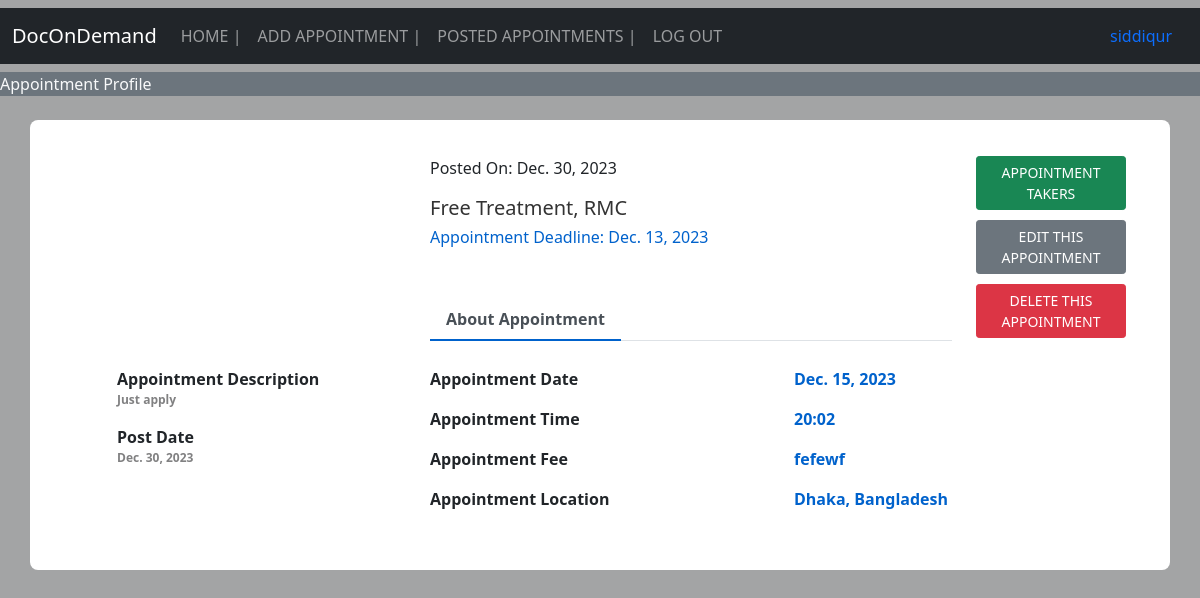
/doctors/doctor_appointment_profile/2 (signed in), run on the app's committed database.
### appointment/models.py (models this page shows, shortened)
class Appointment(models.Model):
    title = models.CharField(max_length=50,null=True)
    description = models.CharField(max_length=200,null=True)
    post_date = models.DateField()
    date = models.DateField()
    time = models.CharField(max_length=200,null=True)
    deadline = models.DateField()
    fee = models.CharField(max_length=50,null=True)
    location = models.CharField(max_length=100,null=True)
    doctor= models.ForeignKey(Doctor, on_delete=CASCADE,null=True)
    patient= models.ManyToManyField(Patient)

### doctor/models.py (models this page shows, shortened)
class Doctor(models.Model):
    image = models.FileField(upload_to="doctor/images", null=True)
    contact = models.CharField(max_length=15)
    gender = models.CharField(max_length=15,null=True)
    medical = models.CharField(max_length=25,null=True)
    position = models.CharField(max_length=25,null=True)
    specialities = models.CharField(max_length=50,null=True)
    status = models.CharField(max_length=25,null=True)
    type = models.CharField(max_length=15,null=True)
    user= models.OneToOneField(User, on_delete=CASCADE,null=True)

### doctor/views.py (the view)
# urls.py: path('doctor_appointment_profile/<int:pid>', views.doctor_appointment_profile, name="doctor_appointment_profile"),
def doctor_appointment_profile(request,pid):
    if not request.user.is_authenticated:
        return redirect('doctor_login')
    appointment = Appointment.objects.get(id=pid)
    d = {'appointment': appointment}
    return render(request, 'doctors/doctor_appointment_profile.html', d)

### templates/doctors/doctor_appointment_profile.html (shortened to what this page needs)
{% extends 'doctor_navigation.html' %}
{% block head %}
<link href="/static/css/doctor_appointment_profile.css" rel="stylesheet">
{% endblock head %}
{% block body %}
<marquee class="bg-secondary text-light" width="100%" direction="right" height="25px">
    Appointment Profile
</marquee>
<div class="container emp-profile">
    <form method="post">
        <div class="row">
            <div class="col-md-4">
            </div>
            <div class="col-md-6">
                <div class="profile-head">
                    <p>Posted On:    {{appointment.post_date}}</p>
                    <h5>
                        {{appointment.title}}, {{appointment.doctor.medical}}
                    </h5>
                    <h6>
                        Appointment Deadline:    {{appointment.deadline}}
                    </h6>
                    <ul class="nav nav-tabs about" id="myTab" role="tablist">
                        <li class="nav-item">
                            <button class="nav-link active disabled" id="home-tab" data-toggle="tab" role="tab" aria-controls="home" aria-selected="true">About Appointment</button>
                        </li>
                    </ul>
                </div>
            </div>
            <div class="col-md-2">
                <a style="margin-bottom: 10px; width: 150px; padding: 5px;" href="{% url 'doctor_appointment_takers' appointment.id %}" class="btn btn-success btn-sm">APPOINTMENT TAKERS</a>
                <a style="margin-bottom: 10px; width: 150px; padding: 5px;" href="{% url 'doctor_edit_appointment' appointment.id %}" class="btn btn-secondary btn-sm">EDIT THIS APPOINTMENT</a>
                <a style="width: 150px; padding: 5px;" href="{% url 'doctor_delete_appointment' appointment.id %}" class="btn btn-danger btn-sm" onclick="return confirm('Are You Sure?')">DELETE THIS APPOINTMENT</a>
            </div>
        </div>
        <div class="row">
            <div class="col-md-4">
                <div class="profile-work">
                    <div>
                        <label for="">Appointment Description</label>
                        <p>{{appointment.description}}</p>
                    </div>
                    <div>
                        <label for="">Post Date</label>
                        <p>{{appointment.post_date}}</p>
                    </div>
                </div>
            </div>
            <div class="col-md-8">
                <div class="tab-content profile-tab" id="myTabContent">
                    <div class="tab-pane fade show active" id="home" role="tabpanel" aria-labelledby="home-tab">
                        <div class="row">
                            <div class="col-md-6">
                                <label>Appointment Date</label>
                            </div>
                            <div class="col-md-6">
                                <p>{{appointment.date}}</p>
                            </div>
                        </div>
                        <div class="row">
                            <div class="col-md-6">
                                <label>Appointment Time</label>
                            </div>
                            <div class="col-md-6">
                                <p>{{appointment.time}}</p>
                            </div>
                        </div>
                        <div class="row">
                            <div class="col-md-6">
                                <label>Appointment Fee</label>
                            </div>
                            <div class="col-md-6">
                                <p>{{appointment.fee}}</p>
                            </div>
                        </div>
                        <div class="row">
                            <div class="col-md-6">
                                <label>Appointment Location</label>
                            </div>
                            <div class="col-md-6">
                                <p>{{appointment.location}}</p>
                            </div>
                        </div>
                    </div>
                </div>
            </div>
        </div>
    </form>
</div>
{% endblock body %}

### templates/doctor_navigation.html (shortened to what this page needs)
<!doctype html>
<html lang="en">
  <head>
    <link href="https://cdn.jsdelivr.net/npm/bootstrap@5.0.1/dist/css/bootstrap.min.css" rel="stylesheet">
    <link rel="stylesheet" href="//cdn.datatables.net/1.10.24/css/jquery.dataTables.min.css">
    <link rel="stylesheet" href="https://cdn.datatables.net/buttons/1.7.0/css/buttons.dataTables.min.css">
    {% block head %} {% endblock head %}
  </head>
  <body>
    <nav class="navbar navbar-expand-lg navbar-dark bg-dark my-2">
        <div class="container-fluid">
          <a class="navbar-brand">DocOnDemand</a>
          <div class="collapse navbar-collapse" id="navbarSupportedContent">
            <ul class="navbar-nav me-auto mb-2 mb-lg-0">
              <li class="nav-item">
                <a class="nav-link" aria-current="page" href="/doctors/doctor_home">HOME  |</a>
              </li>
              <li class="nav-item">
                <a class="nav-link" href="/doctors/doctor_add_appointment">ADD APPOINTMENT  |</a>
              </li>
              <li class="nav-item">
                <a class="nav-link" href="/doctors/doctor_appointments_list">POSTED APPOINTMENTS  |</a>
              </li>
              <li class="nav-item">
                <a class="nav-link" href="/doctors/doctor_logout">LOG OUT</a>
              </li>
            </ul>
            <li class="nav-item d-flex">
                <a class="nav-link" href="/doctors/doctor_home"> {{request.user.username}} </a>
            </li>
          </div>
        </div>
      </nav>
      {% block body %} {% endblock body %}
  </body>
</html>

### static/css/doctor_appointment_profile.css (style rules this page uses)
body { background: -webkit-linear-gradient(left, #a3a4a5, #a3a4a5); }
.emp-profile { padding: 3%; margin-top: 2%; margin-bottom: 2%; border-radius: 0.5rem; background: #fff; }
.profile-head h5 { color: #333; }
.profile-head h6 { color: #0062cc; }
.profile-head .nav-tabs { margin-bottom:5%; }
.profile-head .nav-tabs .nav-link { font-weight:600; border: none; }
.profile-head .nav-tabs .nav-link.active { border: none; border-bottom:2px solid #0062cc; }
.profile-work { padding: 15%; margin-top: -15%; }
.profile-work p { font-size: 12px; color: #818182; font-weight: 700; }
.profile-tab label { font-weight: 600; }
.profile-tab p { font-weight: 600; color: #0062cc; }
h6 { margin-bottom: 10%; }

### templates/doctor_navigation.html (style rules this page uses)
label { font-weight: bold; }

### data on the page
Appointment: post_date "Dec. 30, 2023", title "Free Treatment", doctor.medical "RMC", deadline "Dec. 13, 2023", description "Just apply", date "Dec. 15, 2023", time "20:02", fee "fefewf", location "Dhaka, Bangladesh"

### other printed values
{{ request.user.username }} "siddiqur"
